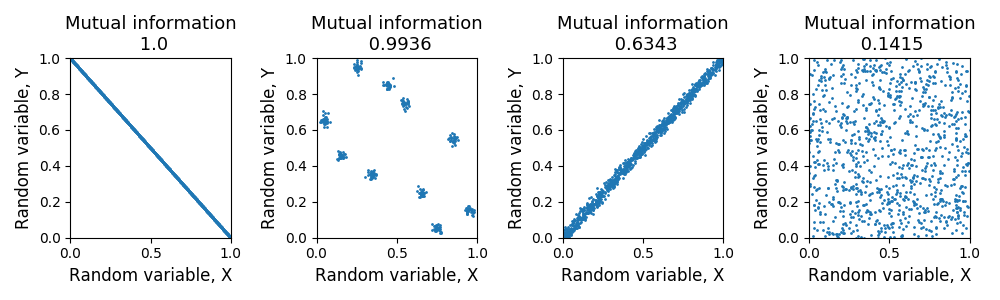

Here is the Python script that generated this plot:
###############################################################################
# Mutual Information baseline
#
# Madhavun Candadai
# Dec, 2018
#
# Mutual information should be high for identical variables, slightly lower for
# noisy identical variables and low for random variables
###############################################################################
import infotheory
import numpy as np
import matplotlib
matplotlib.use('TkAgg')
import matplotlib.pyplot as plt


def sub_plt(ind,data,mi):
    plt.subplot(ind)
    plt.plot(data[0],data[1],'.',markersize=2)
    plt.xlim([0,1])
    plt.ylim([0,1])
    plt.xlabel('Random variable, X', fontsize=12)
    plt.ylabel('Random variable, Y', fontsize=12)
    plt.title('Mutual information\n {}'.format(np.round(mi,4)), fontsize=13)

plt.figure(figsize=[10,3])

# identical variables
x = np.arange(0,1,1/1000)
y = np.flipud(x)
it = infotheory.InfoTools(2, 0)
it.set_equal_interval_binning([50]*2, [0]*2, [1]*2)
it.add_data(np.vstack([x,y]).T)
mi = it.mutual_info([0,1])/np.log2(50)
sub_plt(141,[x,y],mi)

# shuffled identical variables
inds = np.arange(0.05,1,0.1)
x = [np.random.normal(loc=id,scale=0.015,size=[30]) for id in inds]
x = np.asarray(x).flatten()
s_inds = np.random.permutation(inds)
y = [np.random.normal(loc=id,scale=0.015,size=[30]) for id in s_inds]
y = np.asarray(y).flatten()
it = infotheory.InfoTools(2, 0)
it.set_equal_interval_binning([10]*2, [0]*2, [1]*2)
it.add_data(np.vstack([x,y]).T)
mi = it.mutual_info([0,1])/np.log2(10)
sub_plt(142,[x,y],mi)

# noisy identical variables
x = np.random.rand(1000)
y = x + ((np.random.rand(1000)-0.5)/10)
it = infotheory.InfoTools(2, 0)
it.set_equal_interval_binning([20]*2, [np.min(x),np.min(y)], [np.max(x),np.max(y)])
it.add_data(np.vstack([x,y]).T)
mi = it.mutual_info([0,1])/np.log2(20)
sub_plt(143,[x,y],mi)

# random variables
x = np.random.rand(1000)
y = np.random.rand(1000)
it = infotheory.InfoTools(2, 0)
it.set_equal_interval_binning([20]*2, [np.min(x),np.min(y)], [np.max(x),np.max(y)])
it.add_data(np.vstack([x,y]).T)
mi = it.mutual_info([0,1])/np.log2(20)
sub_plt(144,[x,y],mi)

plt.tight_layout()
#plt.savefig('mi_baseline.png')
plt.show()
